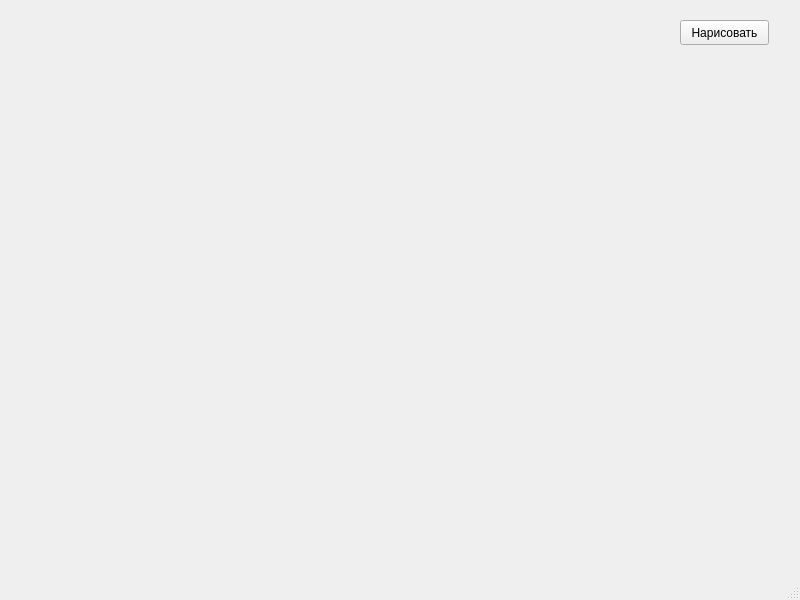
<?xml version="1.0" encoding="UTF-8"?>
<ui version="4.0">
 <class>MainWindow</class>
 <widget class="QMainWindow" name="MainWindow">
  <property name="geometry">
   <rect>
    <x>0</x>
    <y>0</y>
    <width>800</width>
    <height>600</height>
   </rect>
  </property>
  <property name="windowTitle">
   <string>MainWindow</string>
  </property>
  <widget class="QWidget" name="centralwidget">
   <widget class="QLabel" name="label">
    <property name="geometry">
     <rect>
      <x>20</x>
      <y>10</y>
      <width>611</width>
      <height>521</height>
     </rect>
    </property>
    <property name="text">
     <string/>
    </property>
   </widget>
   <widget class="QPushButton" name="pushButton">
    <property name="geometry">
     <rect>
      <x>680</x>
      <y>20</y>
      <width>89</width>
      <height>25</height>
     </rect>
    </property>
    <property name="text">
     <string>Нарисовать</string>
    </property>
   </widget>
  </widget>
  <widget class="QMenuBar" name="menubar">
   <property name="geometry">
    <rect>
     <x>0</x>
     <y>0</y>
     <width>800</width>
     <height>22</height>
    </rect>
   </property>
  </widget>
  <widget class="QStatusBar" name="statusbar"/>
 </widget>
 <resources/>
 <connections/>
</ui>
